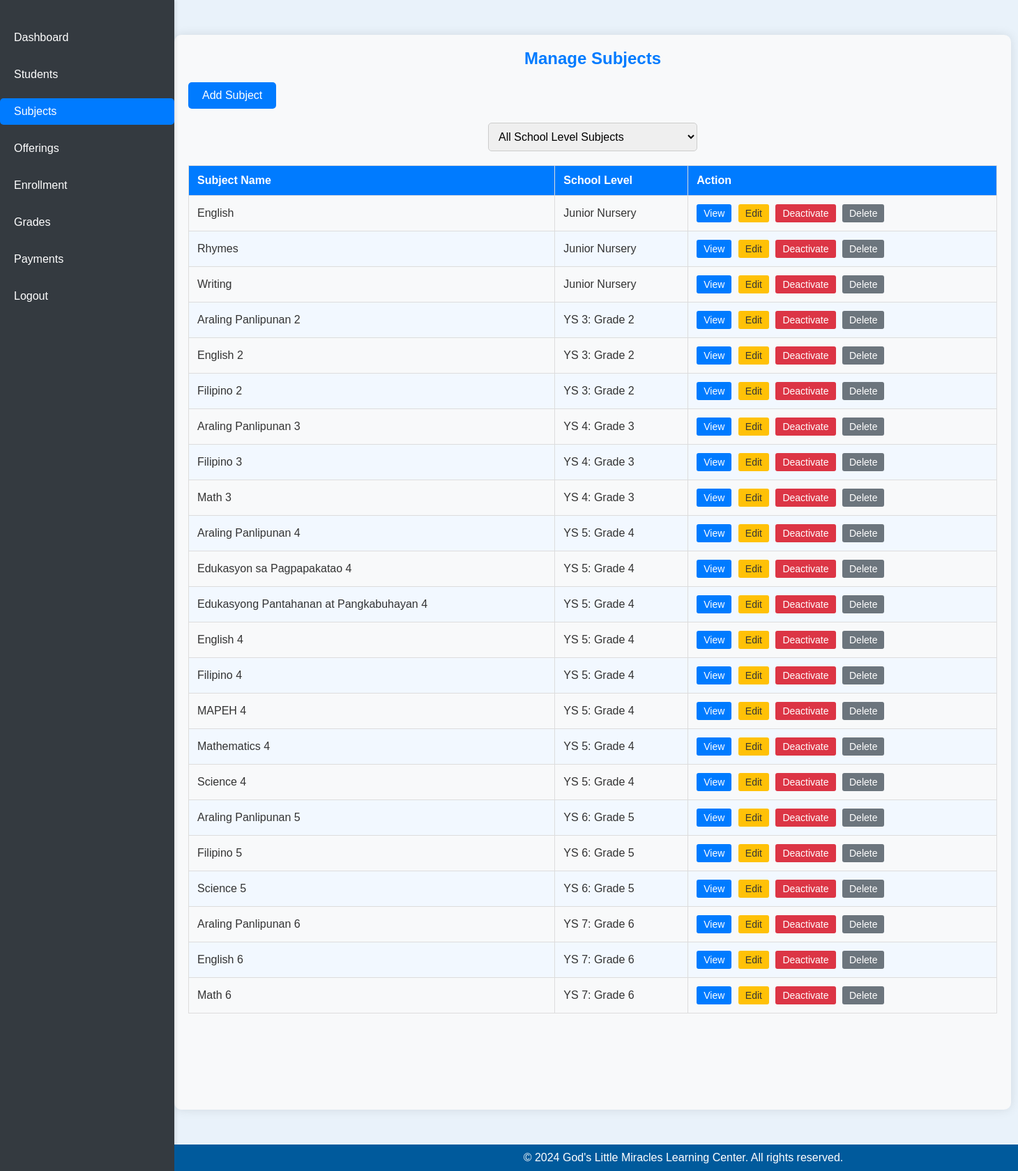
The page /teacher/manage_subjects.php (signed in) on the database its author committed.
### tables this page shows
CREATE TABLE `subjects` (
  `SubjectID` int(11) NOT NULL,
  `SubjectName` varchar(100) DEFAULT NULL,
  `Description` text DEFAULT NULL,
  `SubjectSchoolLevel` varchar(255) DEFAULT NULL,
  `IsActive` tinyint(1) DEFAULT 1,
  `CreatedAt` timestamp NOT NULL DEFAULT current_timestamp(),
  `UpdatedAt` timestamp NOT NULL DEFAULT current_timestamp() ON UPDATE current_timestamp()
);

### teacher/manage_subjects.php (the view, shortened to what this page needs)
<?php
require_once '../includes/config.php';
$subjects = [];
$sql = "SELECT SubjectID, SubjectName, SubjectSchoolLevel, IsActive FROM subjects";
$sql .= " ORDER BY SubjectSchoolLevel, SubjectName";
if ($stmt = $pdo->prepare($sql)) {
    if ($stmt->execute()) {
        $subjects = $stmt->fetchAll(PDO::FETCH_ASSOC);
    } else {
        echo "Oops! Something went wrong. Please try again later.";
    }
}
?>
<!DOCTYPE html>
<html lang="en">
<head>
    <link rel="stylesheet" href="../css/teacher_style.css">
</head>
<body>
    <?php include 'sidebar2.php'; ?>
    <div class="teacher-content">
        <h2>Manage Subjects</h2>
        <a href="add_subject.php" class="btn">Add Subject</a>
        <form action="<?php echo htmlspecialchars($_SERVER["PHP_SELF"]); ?>" method="post">
            <select name="schoolLevelFilter" onchange="this.form.submit()">
                <option value="">All School Level Subjects</option>
            </select>
        </form>
        <table>
            <thead>
                <tr>
                    <th>Subject Name</th>
                    <th>School Level</th>
                    <th>Action</th>
                </tr>
            </thead>
            <tbody>
            <?php foreach ($subjects as $subject): ?>
            <tr>
                <td><?php echo htmlspecialchars($subject['SubjectName']); ?></td>
                <td><?php echo htmlspecialchars($subject['SubjectSchoolLevel']); ?></td>
                <td>
                    <a href="view_subject.php?id=<?php echo $subject['SubjectID']; ?>" class="view">View</a>
                    <a href="edit_subject.php?id=<?php echo $subject['SubjectID']; ?>" class="edit">Edit</a>
                    <?php if ($subject['IsActive']): ?>
                        <a href="deactivate_subject.php?id=<?php echo $subject['SubjectID']; ?>" class="deactivate">Deactivate</a>
                    <?php else: ?>
                        <a href="activate_subject.php?id=<?php echo $subject['SubjectID']; ?>" class="activate">Activate</a>
                    <?php endif; ?>
                    <a href="delete_subject.php?id=<?php echo $subject['SubjectID']; ?>" class="delete" onclick="return confirm('Are you sure you want to delete this subject? Deletion is not allowed if there are offerings associated with it.');">Delete</a>
                </td>
            </tr>
            <?php endforeach; ?>
            </tbody>
        </table>
    </div>
    <?php include '../includes/footer.php'; ?>
</body>
</html>

### css/teacher_style.css (style rules this page uses)
table { width: 100%; border-collapse: collapse; }
th, td { border: 1px solid #ddd; padding: 8px; text-align: left; }
th { background-color: #f2f2f2; }
body { font-family: Arial, sans-serif; background-color: #e9f2fa; color: #333; margin: 0; padding: 0; }
.teacher-content { max-width: 1200px; margin: 50px auto; padding: 20px; background-color: #fff; box-shadow: 0 0 15px rgba(0, 0, 0, 0.1); border-radius: 10px; }
h2 { text-align: center; color: #007BFF; font-size: 24px; margin-bottom: 20px; }
.btn { display: inline-block; background-color: #007BFF; color: white; padding: 10px 20px; text-align: center; text-decoration: none; font-size: 16px; border-radius: 5px; margin-bottom: 20px; transition: background-color 0.3s ease; }
table { width: 100%; border-collapse: collapse; margin-bottom: 20px; font-size: 16px; }
th, td { border: 1px solid #ddd; padding: 12px; text-align: left; }
th { background-color: #007BFF; color: white; }
tr:nth-child(even) { background-color: #f2f8ff; }

### css/sidebar2_style.css (style rules this page uses)
* { margin: 0; padding: 0; box-sizing: border-box; }
body { font-family: Arial, sans-serif; }
.teacher-content { margin-left: 250px; padding: 1px 16px; height: 1000px; }

### teacher/manage_subjects.php (style rules this page uses)
body { font-family: Arial, sans-serif; background-color: #e9f2fa; color: #333; margin: 0; padding: 0; display: flex; flex-direction: column; min-height: 100vh; }
.teacher-content { max-width: 1200px; margin: 50px auto; padding: 20px; background-color: #fff; box-shadow: 0 0 15px rgba(0, 0, 0, 0.1); border-radius: 10px; flex-grow: 1; overflow-x: auto; }
h2 { text-align: center; color: #007BFF; font-size: 24px; margin-bottom: 20px; }
.btn { display: inline-block; background-color: #007BFF; color: white; padding: 10px 20px; text-align: center; text-decoration: none; font-size: 16px; border-radius: 5px; margin-bottom: 20px; transition: background-color 0.3s ease; }
form { margin-bottom: 20px; text-align: center; }
form select { padding: 10px; font-size: 16px; border: 1px solid #ccc; border-radius: 5px; width: 100%; max-width: 300px; margin: 0 auto; display: block; }
table { width: 100%; border-collapse: collapse; margin-bottom: 20px; font-size: 16px; table-layout: auto; }
th, td { border: 1px solid #ddd; padding: 12px; text-align: left; word-wrap: break-word; }
th { background-color: #007BFF; color: white; }
tr:nth-child(even) { background-color: #f2f8ff; }
td a { display: inline-block; padding: 5px 10px; text-align: center; text-decoration: none; border-radius: 3px; margin-right: 5px; transition: background-color 0.3s ease, color 0.3s ease; font-size: 14px; color: white; }
td a.view { background-color: #007BFF; }
td a.edit { background-color: #ffc107; color: #333; }
td a.deactivate { background-color: #dc3545; }
td a.delete { background-color: #6c757d; }

### teacher/sidebar2.php (style rules this page uses)
body { font-family: Arial, sans-serif; margin: 0; padding: 0; display: flex; min-height: 100vh; flex-direction: column; }
.teacher-content { margin-left: 250px; padding: 20px; flex-grow: 1; background-color: #f8f9fa; min-height: calc(100vh - 40px); width: calc(100% - 250px); }

### rows shown on the page
subjects: SubjectName "English", SubjectSchoolLevel "Junior Nursery"
subjects: SubjectName "Rhymes", SubjectSchoolLevel "Junior Nursery"
subjects: SubjectName "Writing", SubjectSchoolLevel "Junior Nursery"
subjects: SubjectName "Araling Panlipunan 2", SubjectSchoolLevel "YS 3: Grade 2"
subjects: SubjectName "English 2", SubjectSchoolLevel "YS 3: Grade 2"
subjects: SubjectName "Filipino 2", SubjectSchoolLevel "YS 3: Grade 2"
subjects: SubjectName "Araling Panlipunan 3", SubjectSchoolLevel "YS 4: Grade 3"
subjects: SubjectName "Filipino 3", SubjectSchoolLevel "YS 4: Grade 3"
subjects: SubjectName "Math 3", SubjectSchoolLevel "YS 4: Grade 3"
subjects: SubjectName "Araling Panlipunan 4", SubjectSchoolLevel "YS 5: Grade 4"
subjects: SubjectName "Edukasyon sa Pagpapakatao 4", SubjectSchoolLevel "YS 5: Grade 4"
subjects: SubjectName "Edukasyong Pantahanan at Pangkabuhayan 4", SubjectSchoolLevel "YS 5: Grade 4"
subjects: SubjectName "English 4", SubjectSchoolLevel "YS 5: Grade 4"
subjects: SubjectName "Filipino 4", SubjectSchoolLevel "YS 5: Grade 4"
subjects: SubjectName "MAPEH 4", SubjectSchoolLevel "YS 5: Grade 4"
subjects: SubjectName "Mathematics 4", SubjectSchoolLevel "YS 5: Grade 4"
subjects: SubjectName "Science 4", SubjectSchoolLevel "YS 5: Grade 4"
subjects: SubjectName "Araling Panlipunan 5", SubjectSchoolLevel "YS 6: Grade 5"
subjects: SubjectName "Filipino 5", SubjectSchoolLevel "YS 6: Grade 5"
subjects: SubjectName "Science 5", SubjectSchoolLevel "YS 6: Grade 5"
subjects: SubjectName "Araling Panlipunan 6", SubjectSchoolLevel "YS 7: Grade 6"
subjects: SubjectName "English 6", SubjectSchoolLevel "YS 7: Grade 6"
subjects: SubjectName "Math 6", SubjectSchoolLevel "YS 7: Grade 6"
